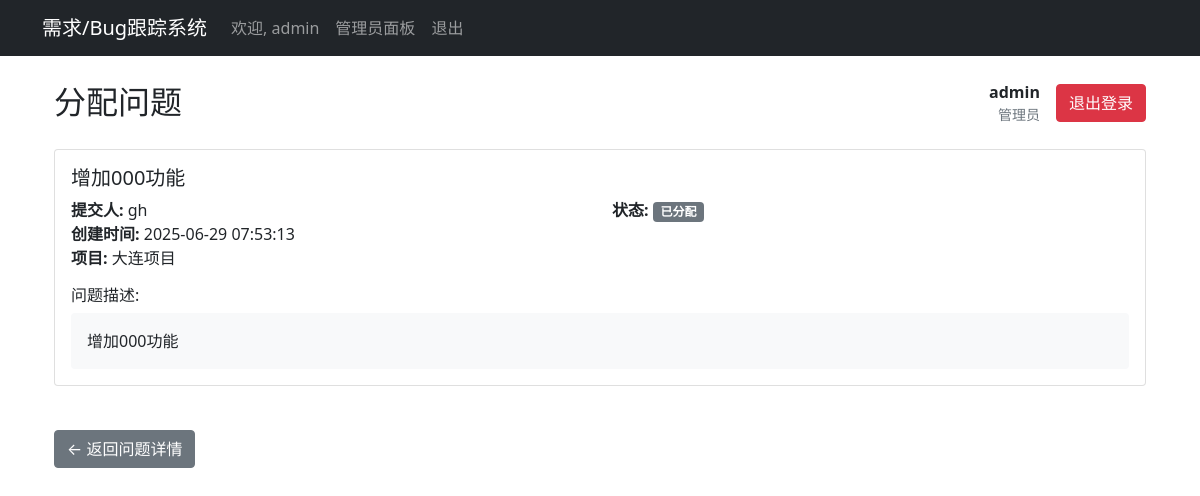
/bug/assign/11 (signed in), run on an earlier commit of the app's database.
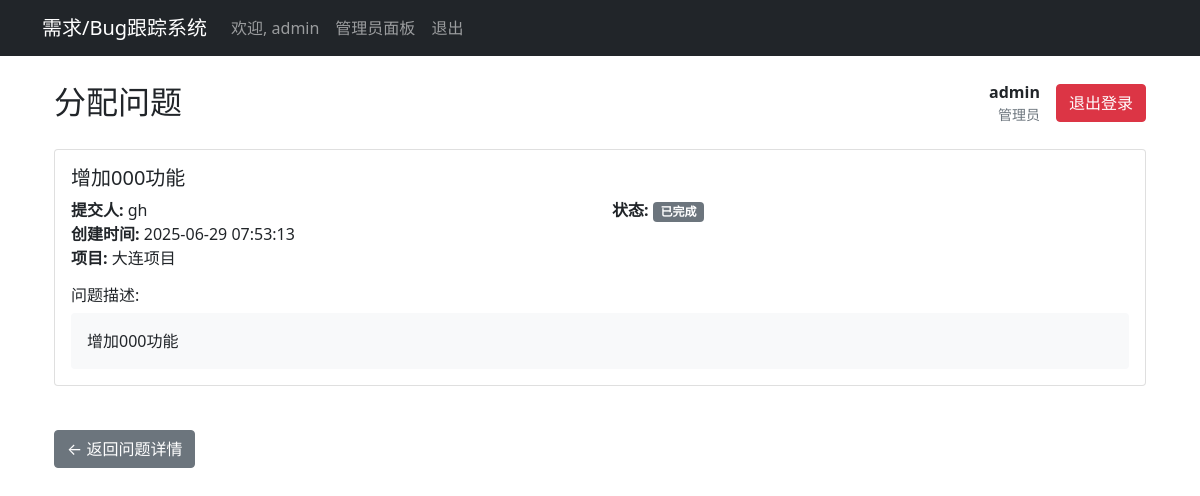
And on a later commit of the database.
### tables this page shows
CREATE TABLE bugs (
            id INTEGER PRIMARY KEY AUTOINCREMENT,
            title TEXT NOT NULL,
            description TEXT,
            status TEXT DEFAULT '待处理',
            assigned_to INTEGER,
            created_by INTEGER,
            project TEXT,
            created_at TIMESTAMP DEFAULT CURRENT_TIMESTAMP,
            resolved_at TIMESTAMP,
            resolution TEXT,
            image_path TEXT,
            FOREIGN KEY(assigned_to) REFERENCES users(id),
            FOREIGN KEY(created_by) REFERENCES users(id));

### app.py (the view)
@app.route('/bug/assign/<int:bug_id>')
@login_required
@role_required('负责人')
def assign_page(bug_id):
    user = get_current_user()
    if not user:
        return redirect('/login')
    conn = sqlite3.connect('bugtracker.db')
    conn.row_factory = sqlite3.Row
    c = conn.cursor()
    c.execute('''
        SELECT b.*, u1.username as creator_name, u2.username as assignee_name
        FROM bugs b
        LEFT JOIN users u1 ON b.created_by = u1.id
        LEFT JOIN users u2 ON b.assigned_to = u2.id
        WHERE b.id = ?
    ''', (bug_id,))
    bug = c.fetchone()
    c.execute('''
        SELECT id, username FROM users
        WHERE team = ? AND (role = '组内成员' OR role = '负责人')
    ''', (user['team'],))
    team_members = [{'id': row[0], 'username': row[1]} for row in c.fetchall()]
    conn.close()
    if not bug:
        return "问题不存在", 404
    return render_template('assign.html', bug=bug, team_members=team_members, user=user)

### app.py (called while the page is built, shortened)
def get_current_user():
    user_id = request.cookies.get('user_id')
    username = request.cookies.get('username')
    role = request.cookies.get('role')
    team = request.cookies.get('team')
    if not all([user_id, username, role]):
        return None
    return {
        'id': int(user_id),
        'username': username,
        'role': role,
        'team': team
    }

def login_required(f):
    @wraps(f)
    def decorated_function(*args, **kwargs):
        user = get_current_user()
        if not user:
            return redirect(url_for('login', next=request.url))
        return f(*args, **kwargs)
    return decorated_function

def role_required(role):
    def decorator(f):
        @wraps(f)
        def decorated_function(*args, **kwargs):
            user = get_current_user()
            if not user or 'role' not in user:
                abort(403)
            if user['role'] == '管理员':
                return f(*args, **kwargs)
        return decorated_function
    return decorator

### templates/assign.html (shortened to what this page needs)
{% extends "base.html" %}
{% block content %}
<div class="container mt-4">
    <div class="d-flex justify-content-between align-items-center mb-4">
        <h2 class="mb-0">分配问题  </h2>
        <div class="d-flex align-items-center gap-3">
            <div class="text-end">
                <div class="fw-bold">{{ user.username }}</div>
                <div class="text-muted small">{{ user.role }}{% if user.team %} | {{ user.team }}{% endif %}</div>
            </div>
            <a href="/logout" class="btn btn-danger">退出登录</a>
        </div>
    </div>
<div class="card mb-4">
    <div class="card-body">
        <h5 class="card-title">{{ bug.title }}</h5>
        <div class="card-text">
            <div class="row">
                <div class="col-md-6">
                    <div><strong>提交人:</strong> {{ bug.creator_name }}</div>
                    <div><strong>创建时间:</strong> {{ bug.created_at }}</div>
                    <div><strong>项目:</strong> {{ bug.project }}</div>
                </div>
                <div class="col-md-6">
                    <div><strong>状态:</strong> <span class="badge bg-secondary">{{ bug.status }}</span></div>
                </div>
            </div>
            <div class="mt-3">
                <h6>问题描述:</h6>
                <div class="bg-light p-3 rounded">{{ bug.description }}</div>
            </div>
        </div>
    </div>
</div>
    {% if user.role == '负责人' %}
<div class="card">
    <div class="card-body">
        <h5 class="card-title mb-4">分配问题</h5>
        <form id="assignForm" action="/bug/assign/{{ bug.id }}" method="POST">
            <div class="mb-3">
                <label for="assigned_to" class="form-label">指派给</label>
                <select class="form-select" id="assigned_to" name="assigned_to" required>
                    {% for member in team_members %}
                    <option value="{{ member.id }}">{{ member.username }}</option>
                    {% endfor %}
                </select>
            </div>
            <div class="d-grid gap-2 d-md-flex justify-content-md-end">
                <button type="submit" class="btn btn-primary me-md-2">确认指派</button>
                <a href="/bug/{{ bug.id }}" class="btn btn-outline-secondary">返回详情</a>
            </div>
        </form>
        <script>
            document.getElementById('assignForm').addEventListener('submit', function(e) {
                e.preventDefault();
                fetch(this.action, {
                    method: 'POST',
                    body: new FormData(this)
                })
                .then(response => response.json())
                .then(data => {
                    if(data.success) {
                        alert('已完成指派！');
                        window.location.href = data.redirect;
                    }
                });
            });
        </script>
    </div>
    {% else %}
    <a href="/bug/{{ bug.id }}" class="btn btn-secondary" style="margin-top: 20px; display: inline-block;">← 返回问题详情</a>
    {% endif %}
</div>
{% endblock %}

What changed in the data, as far as the page shows it:
changed bugs "增加000功能": status "已分配" → "已完成"
